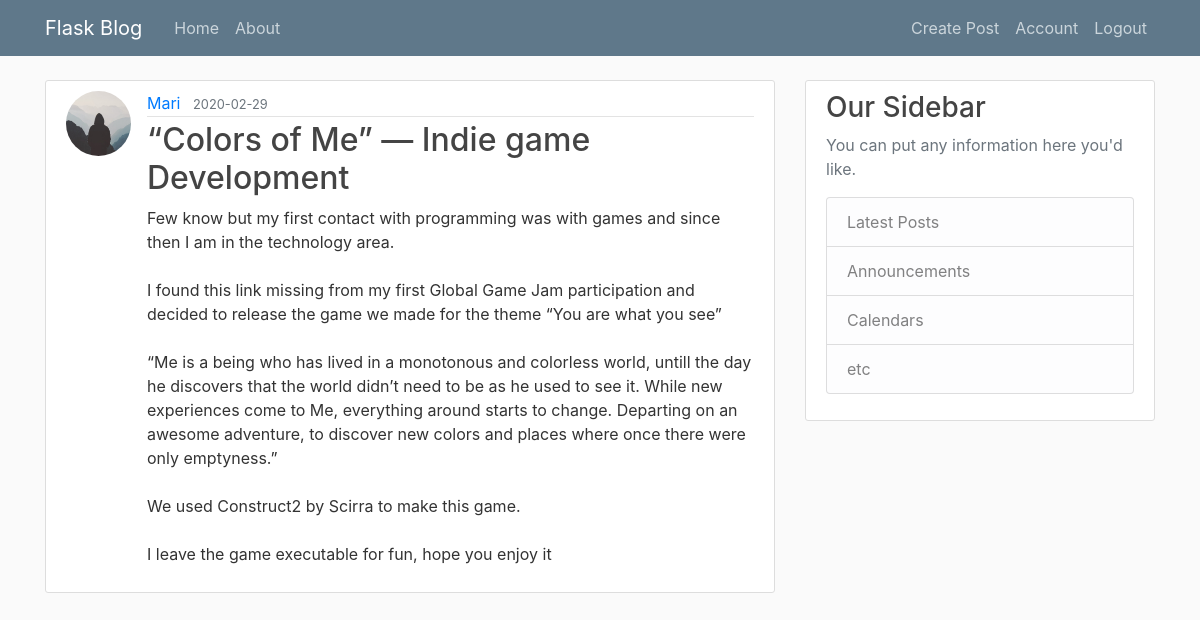
Page /post/10 (signed in) on the committed database.
### flask_sample/models.py (models this page shows, shortened)
class User(db.Model, UserMixin):
	id = db.Column(db.Integer, primary_key='True')
	username = db.Column(db.String(20), unique=True, nullable=False)
	email = db.Column(db.String(120), unique=True, nullable=False)
	image_file = db.Column(db.String(20), nullable=False, default='default.jpg')
	password= db.Column(db.String(60), nullable=False)
	post = db.relationship('Post', backref='author', lazy=True) # for user_id in post (relationship)

class Post(db.Model):
	id = db.Column(db.Integer, primary_key=True)
	title = db.Column(db.String(60), nullable=False)
	date_posted = db.Column(db.DateTime, nullable=False, default=datetime.datetime.utcnow)
	content = db.Column(db.Text, nullable=False)
	user_id = db.Column(db.Integer, db.ForeignKey('user.id'), nullable=False)

### flask_sample/routes.py (the view)
@app.route('/post/<int:post_id>')
@login_required # Restricted route which requires users to login.
def post(post_id):
	post = Post.query.get_or_404(post_id)
	return render_template('post.html', title=post.title, post = post)

### flask_sample/models.py (called while the page is built)
@login_manager.user_loader
def load_user(user_id):
	return User.query.get(int(user_id))

### flask_sample/templates/post.html (shortened to what this page needs)
{% extends 'layout.html' %}
{% block webpage_content %}
	<article class="media content-section">
		<img class="rounded-circle article-img" src="{{ url_for('static', filename='profile/' + post.author.image_file) }}">
	  <div class="media-body">
	    <div class="article-metadata">
	      <a class="mr-2" href="#">{{ post.author.username }}</a>
	      <small class="text-muted">{{ post.date_posted.strftime('%Y-%m-%d') }}</small>
	    </div>
	    <h2 class="article-title">{{ post.title }}</h2>
	    <p class="article-content">{{ post.content }}</p>
	  </div>
	</article>
{% endblock webpage_content %}

### flask_sample/static/main.css (style rules this page uses)
body { background: #fafafa; color: #333333; margin-top: 5rem; }
h1, h2, h3, h4, h5, h6 { color: #444444; }
.content-section { background: #ffffff; padding: 10px 20px; border: 1px solid #dddddd; border-radius: 3px; margin-bottom: 20px; }
.article-title { color: #444444; }
.article-content { white-space: pre-line; }
.article-img { height: 65px; width: 65px; margin-right: 16px; }
.article-metadata { padding-bottom: 1px; margin-bottom: 4px; border-bottom: 1px solid #e3e3e3 }

### rows in the picture
User: image_file (placeholder picture), author.username "Mari"
Post: date_posted "2020-02-29", title "“Colors of Me” — Indie game Development", content "Few know but my first contact with programming was with games and since then I am in the technology area. I found this link missing from my first Global Game Jam participation and decided to release the game we made for the theme “You are what you see” “Me is a being who has lived in a monotonous and colorless world, untill the day he discovers that the world didn’t need to be as he used to see it. While new experiences come to Me, everything around starts to change. Departing on an awesome adventure, to discover new colors and places where once there were only emptyness.” We used Construct2 by Scirra to make this game. I leave the game executable for fun, hope you enjoy it"
